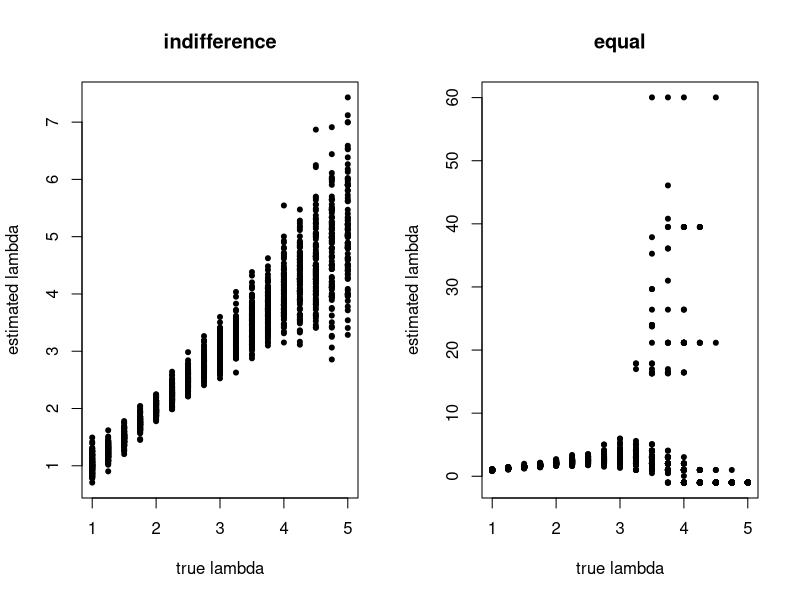

Source code (R):
## ---- chunk 1
msize=16
pt_lambda=2
gains_indiff=seq(from=10,length.out=16,by=2)
loss_indiff=seq(from=5,length.out=16,by=1)

gains_equal=gains_indiff
loss_equal=gains_equal

df=data.frame(gain_indiff=kronecker(array(1,dim=16),gains_indiff),
                  loss_indiff=kronecker(loss_indiff,array(1,dim=16)),
              gain_equal=kronecker(array(1,dim=16),gains_equal),
                  loss_equal=kronecker(loss_equal,array(1,dim=16))
              )




## ---- chunk 2

softmax = function(v,temperature){
  p=1/(1+exp((-1*v)/temperature))
  return(p)
}



## ---- chunk 3

domodel <- function(df,temp=1.5,pt_lambda=2) {
  df$ev_indiff=df$gain_indiff - df$loss_indiff*pt_lambda
  df$ev_equal=df$gain_equal - df$loss_equal*pt_lambda
  df$resp_indiff=as.integer(softmax(df$ev_indiff,temp)>runif(dim(df)[1]))
  df$resp_equal=as.integer(softmax(df$ev_equal,temp)>runif(dim(df)[1]))
  
  glm.indiff=glm(resp_indiff~gain_indiff + loss_indiff, data=df,family=binomial)
  glm.equal=glm(resp_equal~gain_equal + loss_equal, data=df,family=binomial)
  la_equal=(-1*glm.equal$coefficients[3])/glm.equal$coefficients[2]
  la_indiff=(-1*glm.indiff$coefficients[3])/glm.indiff$coefficients[2]
  return(c(la_equal,la_indiff))
}

## ---- chunk 4
lamvals=seq(1,5,by=0.25)
nruns=100
temp=1.5
simresults=c()
for (lam in lamvals){
  for (i in 1:nruns){
    tmp=domodel(df,temp,lam)
    simresults=cbind(simresults,c(lam,tmp))
  }
}

sim.df=data.frame(t(simresults))
names(sim.df)=c('lam',"loss_equal","loss_indiff")
lam_ests=aggregate(loss_equal~lam, data=sim.df, FUN=function(x) c(mean=mean(x)))
lam_ests$loss_indiff=aggregate(loss_indiff~lam, data=sim.df, FUN=function(x) c(mean=mean(x)))$loss_indiff
par(mfrow=c(1,2))
plot(sim.df$lam,sim.df$loss_indiff,pch=20,main='indifference',xlab='true lambda',ylab='estimated lambda')
plot(sim.df$lam,sim.df$loss_equal,pch=20,main='equal',xlab='true lambda',ylab='estimated lambda')

## ---- chunk 5
modelslopes=c()
for (maxlam in seq(2.5,5,0.25)) {
  tmp=subset(sim.df,lam<=maxlam)
  lm.indiff=lm(loss_indiff~lam,data=tmp)
  lm.equal=lm(loss_equal~lam,data=tmp)
  modelslopes=cbind(modelslopes,c(maxlam,lm.indiff$coefficients[2],lm.equal$coefficients[2]))
}
model.results=data.frame(t(modelslopes))
names(model.results)=c('max lambda','indifference','equal')
print(model.results)
